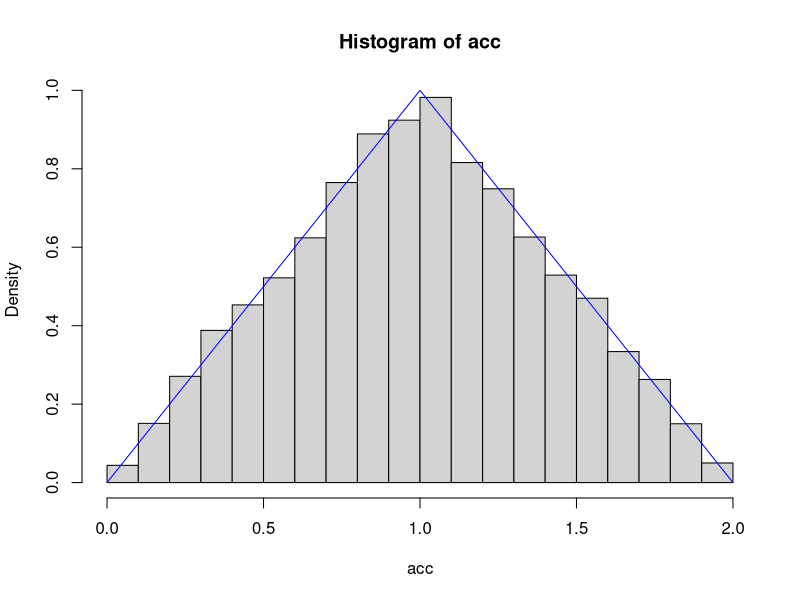
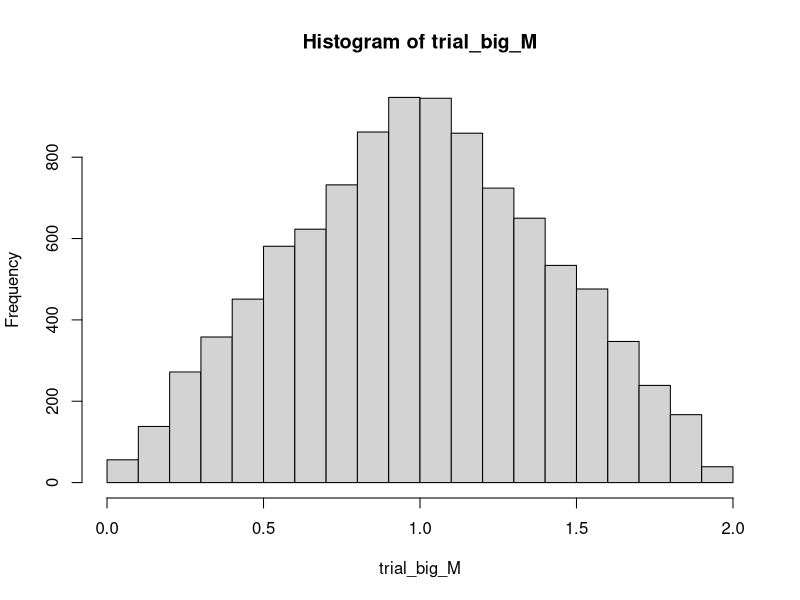
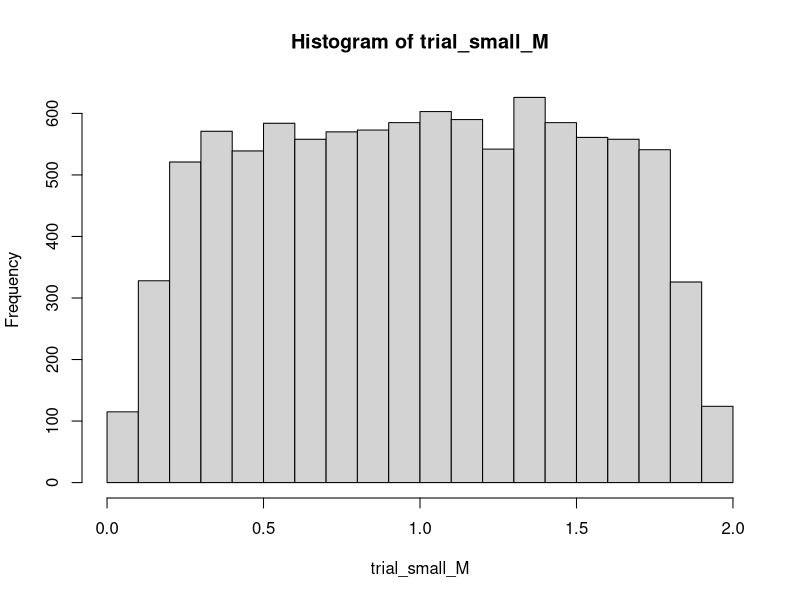
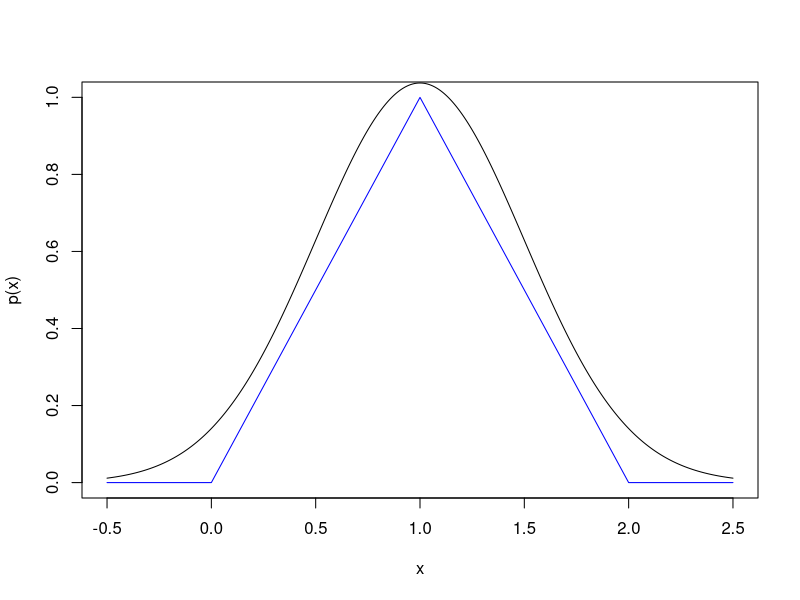
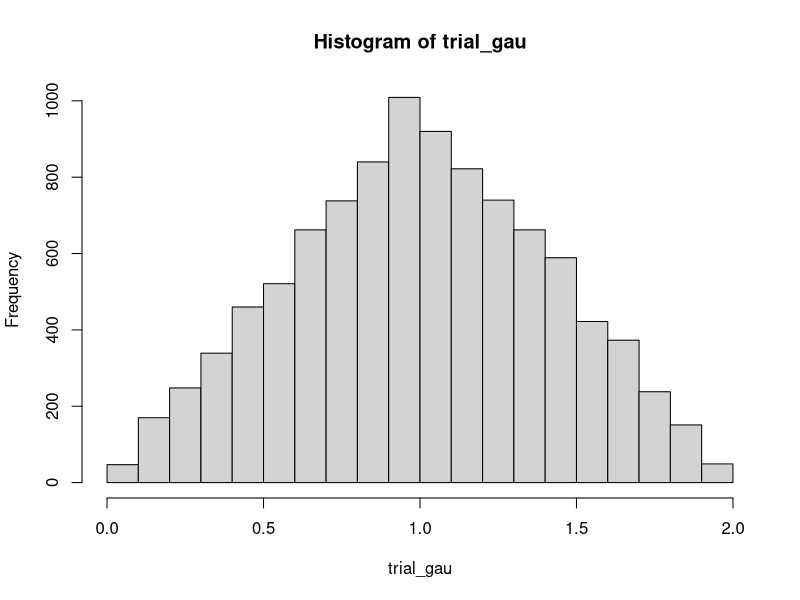

R code for these plots, in order:

######### Solution
n_max = 1e4

p_target <- function(x){
  return( pmax(1 - abs(x-1), 0) )
}

acc <- c() # create an empty vector
n <- 0 # how many samples have we already obtained?
M <- 2 # This is M_star, the optimal M
n_iter <- 0 # Counting number of iteration
while(n < n_max){
  y <- runif(1, 0, 2)
  u <- runif(1)
  if(u <= p_target(y) / (M * dunif(y, 0, 2)) ){
    acc <- c(acc, y)
    n <- n + 1
    if(n == n_max) break
  }
  n_iter <- n_iter + 1
}

hist(acc, prob = TRUE) #plot the histogram of accepted samples
xseq <- seq(0, 2, length.out = 1e3)
lines(xseq, p_target(xseq), col = "blue")
# Looks right

######### TO try different values of M, it's better to wrap into a function

rj_sampler <- function(M){
  
  acc <- c() # create an empty vector
  n <- 0 # how many samples have we already obtained?
  n_iter <- 0 # Counting number of iteration
  while(n < n_max){
    y <- runif(1, 0, 2)
    u <- runif(1)
    if(u <= p_target(y) / (M * dunif(y, 0, 2)) ){
      acc <- c(acc, y)
      n <- n + 1
      if(n == n_max) break
    }
    n_iter <- n_iter + 1
  }
  
  cat("Number of iterations: ")
  print(n_iter[1])
  return( acc )
  
}

trial_1 <- rj_sampler(M = 2)

trial_big_M <- rj_sampler(M = 20)
hist(trial_big_M) 
# Looks right but took forever!

trial_small_M <- rj_sampler(M = 0.5)
hist(trial_small_M) 
# Fast but looks wrong!!!


######### Challenge, try Gaussian proposal

rj_sampler_gau <- function(M){
  
  acc <- c() # create an empty vector
  n <- 0 # how many samples have we already obtained?
  n_iter <- 0 # Counting number of iteration
  while(n < n_max){
    y <- rnorm(1, 1, 0.5)
    u <- runif(1)
    if(u <= p_target(y) / (M * dnorm(y, 1, 0.5)) ){
      acc <- c(acc, y)
      n <- n + 1
      if(n == n_max) break
    }
    n_iter <- n_iter + 1
  }
  
  cat("Number of iterations: ")
  print(n_iter[1])
  return( acc )
  
}

# Empirically find sufficiently large M, M = 1.3 seems fine
xseq <- seq(-0.5, 2.5, length.out = n)
yseq <- pmax(1 - abs(xseq - 1), 0)
plot(xseq, yseq, col = "blue", type = "l", xlab = "x", ylab = "p(x)", xlim = c(-0.5, 2.5))
lines(xseq, dnorm(xseq, 1, 0.5) * 1.3, col = "1")

trial_gau <- rj_sampler_gau(M = 1.3)
hist(trial_gau) # Looks right and almost twice more efficient that the uniform